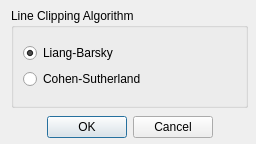
<?xml version="1.0" encoding="UTF-8"?>
<ui version="4.0">
 <class>SettingsDialog</class>
 <widget class="QDialog" name="SettingsDialog">
  <property name="geometry">
   <rect>
    <x>0</x>
    <y>0</y>
    <width>256</width>
    <height>144</height>
   </rect>
  </property>
  <property name="windowTitle">
   <string>Settings</string>
  </property>
  <property name="windowIcon">
   <iconset theme="preferences-other">
    <normaloff>.</normaloff>.</iconset>
  </property>
  <property name="sizeGripEnabled">
   <bool>false</bool>
  </property>
  <layout class="QGridLayout" name="gridLayout">
   <property name="topMargin">
    <number>8</number>
   </property>
   <property name="rightMargin">
    <number>8</number>
   </property>
   <property name="bottomMargin">
    <number>6</number>
   </property>
   <property name="spacing">
    <number>8</number>
   </property>
   <item row="0" column="0">
    <widget class="QGroupBox" name="clipGroup">
     <property name="title">
      <string>Line Clipping Algorithm</string>
     </property>
     <layout class="QVBoxLayout" name="verticalLayout">
      <property name="spacing">
       <number>0</number>
      </property>
      <item>
       <widget class="QRadioButton" name="clipLBButton">
        <property name="text">
         <string>Liang-Barsky</string>
        </property>
        <property name="checked">
         <bool>true</bool>
        </property>
       </widget>
      </item>
      <item>
       <widget class="QRadioButton" name="clipCSButton">
        <property name="text">
         <string>Cohen-Sutherland</string>
        </property>
        <property name="checked">
         <bool>false</bool>
        </property>
       </widget>
      </item>
     </layout>
    </widget>
   </item>
   <item row="1" column="0">
    <widget class="QDialogButtonBox" name="buttonBox">
     <property name="standardButtons">
      <set>QDialogButtonBox::Cancel|QDialogButtonBox::Ok</set>
     </property>
     <property name="centerButtons">
      <bool>true</bool>
     </property>
    </widget>
   </item>
  </layout>
 </widget>
 <resources/>
 <connections/>
</ui>
